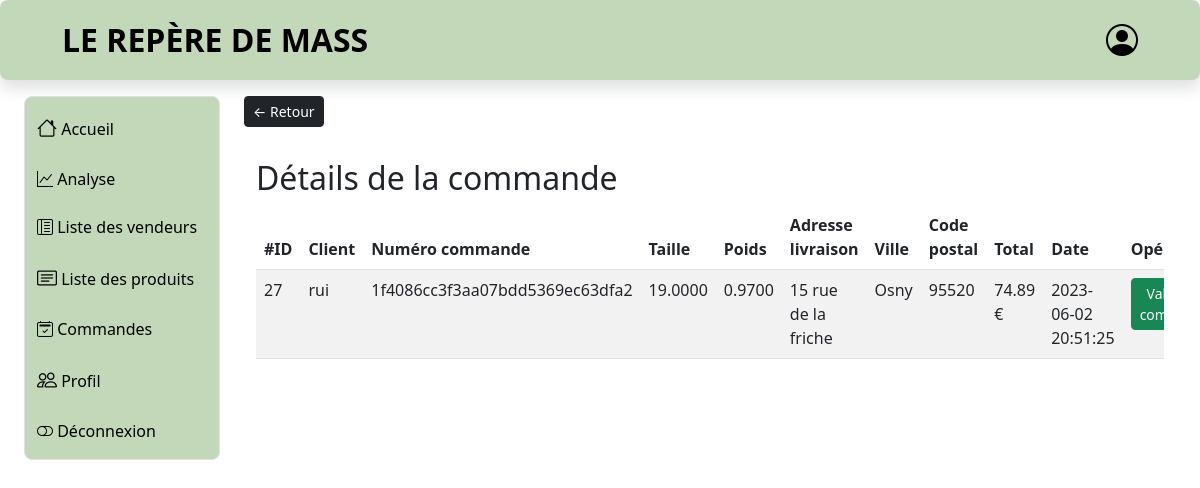
/profil/admin/afficher_commande.php?id=27 (signed in), run on the app's committed database.
### tables this page shows
CREATE TABLE `commande` (
  `id` int NOT NULL,
  `id_client` int NOT NULL,
  `nom_prenom` varchar(70) NOT NULL,
  `total` decimal(7,2) NOT NULL,
  `numero_commande` varchar(100) NOT NULL,
  `taille` decimal(10,4) NOT NULL,
  `poids` decimal(10,4) NOT NULL,
  `adresse_livraison` varchar(150) NOT NULL,
  `ville` varchar(150) NOT NULL,
  `code_postal` int NOT NULL,
  `valide` int DEFAULT '0',
  `commande_livre` int NOT NULL DEFAULT '0',
  `date_creation` datetime NOT NULL DEFAULT CURRENT_TIMESTAMP,
  `livraison` varchar(15) NOT NULL,
  `commission` decimal(5,2) NOT NULL DEFAULT '0.00',
  `id_livreur` int DEFAULT NULL
);

CREATE TABLE `utilisateurs` (
  `id` int NOT NULL,
  `nom` varchar(100) NOT NULL,
  `prenom` varchar(100) NOT NULL,
  `pseudo` varchar(100) NOT NULL,
  `ville` varchar(100) NOT NULL,
  `email` varchar(100) NOT NULL,
  `password` text NOT NULL,
  `abonnement` tinyint(1) NOT NULL DEFAULT '0',
  `statut` varchar(40) NOT NULL DEFAULT 'client',
  `token` text NOT NULL,
  `date_inscription` datetime NOT NULL DEFAULT CURRENT_TIMESTAMP
);

### profil/admin/afficher_commande.php (the view, shortened to what this page needs)
<!DOCTYPE html>
<html lang="fr">
<head>
    <link href="../css/bootstrap.css" rel="stylesheet">
    <link href="../css/bootstrap-icons.css" rel="stylesheet">
    <link href="../css/sidenav.css" rel="stylesheet">
    <link href="../css/header2.css" rel="stylesheet">
    <link href="../css/index.css" rel="stylesheet">
    <link href="../css/profilpage.css" rel="stylesheet">
</head>
<body>
    <header class="shadow rounded-3 bg-light" id="header-box">
        <div class="container-fluid col-11" id="header-container">
            <div class=" d-flex align-items-center justify-content-between">
                <div class="py-3 col-sm-auto justify-content-center">
                    <div id="title">LE REPÈRE DE MASS</div>
                </div>
                <div class="text-end">
                    <a href="main_ad.php" class="d-block link-dark text-decoration-none">
                        <i id="log-logo" class="bi bi-person-circle"></i>
                    </a>
                </div>
            </div>
        </div>
    </header>
    <div class="mt-3 container-fluid pb-3 flex-grow-1 d-flex flex-column flex-sm-row overflow-auto">
        <div class="row flex-grow-sm-1 flex-grow-0 container-fluid">
            <?php include 'barre_navigation_ad.php';?>
            <main class="col overflow-auto h-100 w-100">
                <a class="btn btn-dark btn-sm" href="commande.php">← Retour</a><br><br>
                <div class="container py-2">
                    <?php
                        require_once '../../include/config.php';
                        $idCommande = $_GET['id'];
                        $sqlState = $bdd->prepare('SELECT commande.*,utilisateurs.pseudo as "pseudo" FROM commande
                                    INNER JOIN utilisateurs ON commande.id_client = utilisateurs.id
                                                                    WHERE commande.id = ?
                                                                    ORDER BY commande.date_creation DESC');
                        $sqlState->execute([$idCommande]);
                        $commande = $sqlState->fetch(PDO::FETCH_ASSOC);
                    ?>
                    <h2>Détails de la commande</h2>
                    <table class="table table-striped table-hover">
                        <thead>
                            <tr>
                                <th>#ID</th>
                                <th>Client</th>
                                <th>Numéro commande</th>
                                <th>Taille</th>
                                <th>Poids</th>
                                <th>Adresse livraison </th>
                                <th>Ville</th>
                                <th>Code postal </th>
                                <th>Total</th>
                                <th>Date</th>
                                <th>Opérations</th>
                            </tr>
                        </thead>
                        <tbody>
                            <tr>
                                <td><?php echo $commande['id'] ?></td>
                                <td><?php echo $commande['pseudo'] ?></td>
                                <td><?php echo $commande['numero_commande'] ?></td>
                                <td><?php echo $commande['taille'] ?></td>
                                <td><?php echo $commande['poids'] ?></td>
                                <td><?php echo $commande['adresse_livraison'] ?></td>
                                <td><?php echo $commande['ville'] ?></td>
                                <td><?php echo $commande['code_postal'] ?></td>
                                <td><?php echo $commande['total'].' €'?> </td>
                                <td><?php echo $commande['date_creation'] ?></td>
                                <td>
                                <?php if ($commande['valide'] == 0) : ?>
                                <a class="btn btn-success btn-sm"
                                    href="valider_commande.php?id=<?= $commande['id']?>&etat=1">Valider la
                                    commande</a>
                                <?php else: ?>
                                <a class="btn btn-danger btn-sm"
                                    href="valider_commande.php?id=<?= $commande['id']?>&etat=0">Annuler la
                                    commande</a>
                                <?php endif; ?>
                                </td>
                            </tr>
                        </tbody>
                    </table>
                </div>
            </main>
        </div>
    </div>
</body>
</html>

### profil/css/sidenav.css (style rules this page uses)
i,a { color: black; }

### profil/css/header2.css (style rules this page uses)
* { font-family: system-ui, -apple-system, BlinkMacSystemFont, 'Segoe UI', Roboto, Oxygen, Ubuntu, Cantarell, 'Open Sans', 'Helvetica Neue', sans-serif; }
#title { color: black; font-size:xx-large; font-weight: 700; }

### profil/css/index.css (style rules this page uses)
[class*='container'] { background-clip: content-box; }
.row [class*='col'] { background-clip: content-box; }
#log-logo { font-size: xx-large; }

### data on the page
commande: id "27", utilisateurs.pseudo "rui", numero_commande "1f4086cc3f3aa07bdd5369ec63dfa2", taille "19.0000", poids "0.9700", adresse_livraison "15 rue de la friche", ville "Osny", code_postal "95520", total "74.89", date_creation "2023-06-02 20:51:25"
